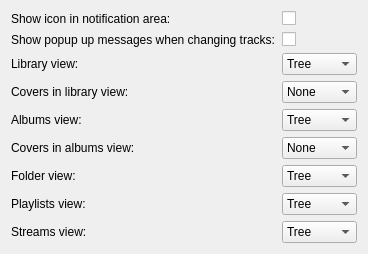
<?xml version="1.0" encoding="UTF-8"?>
<ui version="4.0">
 <class>InterfaceSettings</class>
 <widget class="QWidget" name="InterfaceSettings">
  <property name="geometry">
   <rect>
    <x>0</x>
    <y>0</y>
    <width>357</width>
    <height>194</height>
   </rect>
  </property>
  <property name="windowTitle">
   <string>Form</string>
  </property>
  <layout class="QFormLayout" name="formLayout">
   <item row="0" column="0">
    <widget class="QLabel" name="label_4">
     <property name="text">
      <string>Show icon in notification area:</string>
     </property>
     <property name="buddy">
      <cstring>systemTrayCheckBox</cstring>
     </property>
    </widget>
   </item>
   <item row="0" column="1">
    <widget class="QCheckBox" name="systemTrayCheckBox">
     <property name="enabled">
      <bool>true</bool>
     </property>
     <property name="text">
      <string/>
     </property>
    </widget>
   </item>
   <item row="1" column="0">
    <widget class="QLabel" name="label_5">
     <property name="text">
      <string>Show popup up messages when changing tracks:</string>
     </property>
     <property name="buddy">
      <cstring>systemTrayPopup</cstring>
     </property>
    </widget>
   </item>
   <item row="1" column="1">
    <widget class="QCheckBox" name="systemTrayPopup">
     <property name="text">
      <string/>
     </property>
    </widget>
   </item>
   <item row="2" column="0">
    <widget class="QLabel" name="label">
     <property name="text">
      <string>Library view:</string>
     </property>
     <property name="buddy">
      <cstring>libraryView</cstring>
     </property>
    </widget>
   </item>
   <item row="2" column="1">
    <widget class="QComboBox" name="libraryView">
     <item>
      <property name="text">
       <string>Tree</string>
      </property>
     </item>
     <item>
      <property name="text">
       <string>List</string>
      </property>
     </item>
    </widget>
   </item>
   <item row="3" column="0">
    <widget class="QLabel" name="label_5b">
     <property name="text">
      <string>Covers in library view:</string>
     </property>
     <property name="buddy">
      <cstring>libraryCoverSize</cstring>
     </property>
    </widget>
   </item>
   <item row="3" column="1">
    <widget class="QComboBox" name="libraryCoverSize">
     <item>
      <property name="text">
       <string>None</string>
      </property>
     </item>
     <item>
      <property name="text">
       <string>Small</string>
      </property>
     </item>
     <item>
      <property name="text">
       <string>Medium</string>
      </property>
     </item>
     <item>
      <property name="text">
       <string>Large</string>
      </property>
     </item>
    </widget>
   </item>
   <item row="4" column="0">
    <widget class="QLabel" name="label_3a">
     <property name="text">
      <string>Albums view:</string>
     </property>
    </widget>
   </item>
   <item row="4" column="1">
    <widget class="QComboBox" name="albumsView">
     <item>
      <property name="text">
       <string>Tree</string>
      </property>
     </item>
     <item>
      <property name="text">
       <string>List</string>
      </property>
     </item>
     <item>
      <property name="text">
       <string>Icon/List</string>
      </property>
     </item>
    </widget>
   </item>
   <item row="5" column="0">
    <widget class="QLabel" name="label_5c">
     <property name="text">
      <string>Covers in albums view:</string>
     </property>
     <property name="buddy">
      <cstring>albumsCoverSize</cstring>
     </property>
    </widget>
   </item>
   <item row="5" column="1">
    <widget class="QComboBox" name="albumsCoverSize">
     <item>
      <property name="text">
       <string>None</string>
      </property>
     </item>
     <item>
      <property name="text">
       <string>Small</string>
      </property>
     </item>
     <item>
      <property name="text">
       <string>Medium</string>
      </property>
     </item>
     <item>
      <property name="text">
       <string>Large</string>
      </property>
     </item>
    </widget>
   </item>
   <item row="6" column="0">
    <widget class="QLabel" name="label_2">
     <property name="text">
      <string>Folder view:</string>
     </property>
     <property name="buddy">
      <cstring>folderView</cstring>
     </property>
    </widget>
   </item>
   <item row="6" column="1">
    <widget class="QComboBox" name="folderView">
     <item>
      <property name="text">
       <string>Tree</string>
      </property>
     </item>
     <item>
      <property name="text">
       <string>List</string>
      </property>
     </item>
    </widget>
   </item>
   <item row="7" column="0">
    <widget class="QLabel" name="label_3">
     <property name="text">
      <string>Playlists view:</string>
     </property>
    </widget>
   </item>
   <item row="7" column="1">
    <widget class="QComboBox" name="playlistsView">
     <item>
      <property name="text">
       <string>Tree</string>
      </property>
     </item>
     <item>
      <property name="text">
       <string>List</string>
      </property>
     </item>
    </widget>
   </item>
   <item row="8" column="0">
    <widget class="QLabel" name="label_x">
     <property name="text">
      <string>Streams view:</string>
     </property>
     <property name="buddy">
      <cstring>streamsView</cstring>
     </property>
    </widget>
   </item>
   <item row="8" column="1">
    <widget class="QComboBox" name="streamsView">
     <item>
      <property name="text">
       <string>Tree</string>
      </property>
     </item>
     <item>
      <property name="text">
       <string>List</string>
      </property>
     </item>
    </widget>
   </item>
  </layout>
 </widget>
 <tabstops/>
 <resources/>
 <connections/>
</ui>
